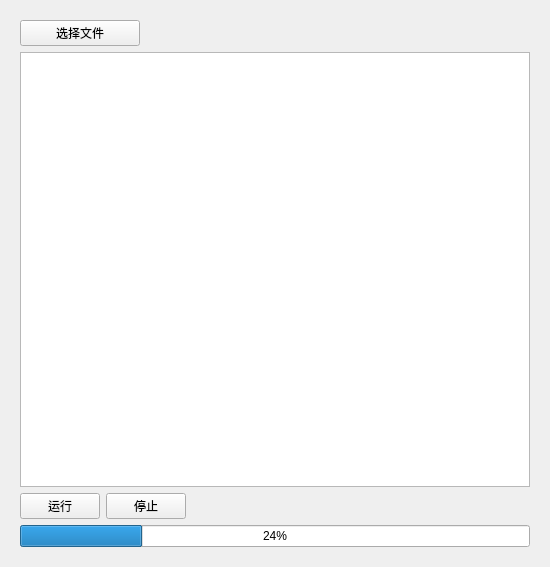
<?xml version="1.0" encoding="UTF-8"?>
<ui version="4.0">
 <class>AgriAPSimControl</class>
 <widget class="QWidget" name="AgriAPSimControl">
  <property name="geometry">
   <rect>
    <x>0</x>
    <y>0</y>
    <width>550</width>
    <height>567</height>
   </rect>
  </property>
  <property name="windowTitle">
   <string>Form</string>
  </property>
  <layout class="QGridLayout" name="gridLayout">
   <item row="0" column="0">
    <widget class="QWidget" name="widget" native="true">
     <layout class="QVBoxLayout" name="verticalLayout">
      <item>
       <layout class="QHBoxLayout" name="horizontalLayout_3" stretch="0,0,2">
        <item>
         <widget class="QPushButton" name="BT_LoadData">
          <property name="minimumSize">
           <size>
            <width>120</width>
            <height>0</height>
           </size>
          </property>
          <property name="maximumSize">
           <size>
            <width>120</width>
            <height>16777215</height>
           </size>
          </property>
          <property name="text">
           <string>选择文件</string>
          </property>
         </widget>
        </item>
        <item>
         <spacer name="horizontalSpacer_2">
          <property name="orientation">
           <enum>Qt::Horizontal</enum>
          </property>
          <property name="sizeHint" stdset="0">
           <size>
            <width>40</width>
            <height>20</height>
           </size>
          </property>
         </spacer>
        </item>
        <item>
         <widget class="QLabel" name="FL_Name">
          <property name="sizePolicy">
           <sizepolicy hsizetype="Minimum" vsizetype="Preferred">
            <horstretch>0</horstretch>
            <verstretch>0</verstretch>
           </sizepolicy>
          </property>
          <property name="minimumSize">
           <size>
            <width>300</width>
            <height>0</height>
           </size>
          </property>
          <property name="maximumSize">
           <size>
            <width>200</width>
            <height>16777215</height>
           </size>
          </property>
          <property name="text">
           <string/>
          </property>
         </widget>
        </item>
       </layout>
      </item>
      <item>
       <widget class="QTextBrowser" name="textBrowser_2"/>
      </item>
      <item>
       <layout class="QHBoxLayout" name="horizontalLayout_2">
        <item>
         <layout class="QHBoxLayout" name="horizontalLayout">
          <item>
           <widget class="QPushButton" name="BT_Play">
            <property name="sizePolicy">
             <sizepolicy hsizetype="Fixed" vsizetype="Fixed">
              <horstretch>0</horstretch>
              <verstretch>0</verstretch>
             </sizepolicy>
            </property>
            <property name="text">
             <string>运行</string>
            </property>
           </widget>
          </item>
          <item>
           <widget class="QPushButton" name="BT_Stop">
            <property name="sizePolicy">
             <sizepolicy hsizetype="Fixed" vsizetype="Fixed">
              <horstretch>0</horstretch>
              <verstretch>0</verstretch>
             </sizepolicy>
            </property>
            <property name="text">
             <string>停止</string>
            </property>
           </widget>
          </item>
         </layout>
        </item>
        <item>
         <spacer name="horizontalSpacer">
          <property name="orientation">
           <enum>Qt::Horizontal</enum>
          </property>
          <property name="sizeHint" stdset="0">
           <size>
            <width>40</width>
            <height>20</height>
           </size>
          </property>
         </spacer>
        </item>
       </layout>
      </item>
      <item>
       <widget class="QProgressBar" name="progressBar">
        <property name="value">
         <number>24</number>
        </property>
       </widget>
      </item>
     </layout>
    </widget>
   </item>
  </layout>
 </widget>
 <resources/>
 <connections/>
</ui>
